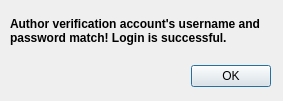
<?xml version="1.0" encoding="UTF-8"?>
<ui version="4.0">
 <class>Dialog</class>
 <widget class="QDialog" name="Dialog">
  <property name="geometry">
   <rect>
    <x>0</x>
    <y>0</y>
    <width>283</width>
    <height>101</height>
   </rect>
  </property>
  <property name="windowTitle">
   <string>Login Successful</string>
  </property>
  <widget class="QDialogButtonBox" name="buttonBox">
   <property name="geometry">
    <rect>
     <x>10</x>
     <y>60</y>
     <width>261</width>
     <height>32</height>
    </rect>
   </property>
   <property name="font">
    <font>
     <kerning>true</kerning>
    </font>
   </property>
   <property name="orientation">
    <enum>Qt::Horizontal</enum>
   </property>
   <property name="standardButtons">
    <set>QDialogButtonBox::Ok</set>
   </property>
  </widget>
  <widget class="QLabel" name="label_2">
   <property name="geometry">
    <rect>
     <x>10</x>
     <y>10</y>
     <width>261</width>
     <height>41</height>
    </rect>
   </property>
   <property name="font">
    <font>
     <weight>75</weight>
     <bold>true</bold>
    </font>
   </property>
   <property name="text">
    <string>Author verification account's username and password match! Login is successful.</string>
   </property>
   <property name="wordWrap">
    <bool>true</bool>
   </property>
  </widget>
 </widget>
 <resources/>
 <connections>
  <connection>
   <sender>buttonBox</sender>
   <signal>accepted()</signal>
   <receiver>Dialog</receiver>
   <slot>accept()</slot>
   <hints>
    <hint type="sourcelabel">
     <x>248</x>
     <y>254</y>
    </hint>
    <hint type="destinationlabel">
     <x>157</x>
     <y>274</y>
    </hint>
   </hints>
  </connection>
  <connection>
   <sender>buttonBox</sender>
   <signal>rejected()</signal>
   <receiver>Dialog</receiver>
   <slot>reject()</slot>
   <hints>
    <hint type="sourcelabel">
     <x>316</x>
     <y>260</y>
    </hint>
    <hint type="destinationlabel">
     <x>286</x>
     <y>274</y>
    </hint>
   </hints>
  </connection>
 </connections>
</ui>
